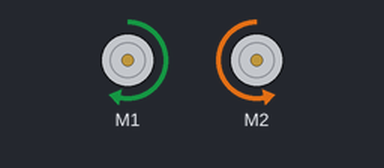
Bench run of a sketch on a simulated Arduino Uno, built with avr-gcc and run on an emulated ATmega328P. Parts: 2 × DC motor (green arrow = forward, orange = backward, longer = faster).

Above: at 0.2 s.
Timing chart, 0 to 3.5 s (numbered marks = the images above):
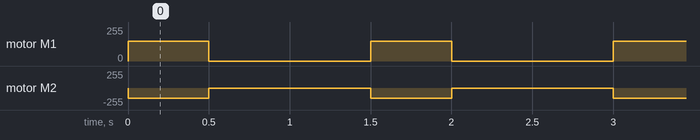

The sketch:

Small_Kit_Basic_Motor.ino
```cpp
/* Basic Motor Running Code */

#include "MeOrion.h"

MeDCMotor rightMotor(M1);
MeDCMotor leftMotor(M2);

int motorSpeed = 150;  //can be any value from -255 to 255

void setup() {
}

void loop() {
  rightMotor.run(motorSpeed);
  leftMotor.run(-motorSpeed);
  delay(500);
  rightMotor.stop();
  leftMotor.stop();
  delay(1000);
}
```

Measured:
- by itself, motor M1: alternates forward 150/255 for 0.50 s and stopped for 1.0 s
- by itself, motor M2: alternates backward 150/255 for 0.50 s and stopped for 1.0 s
